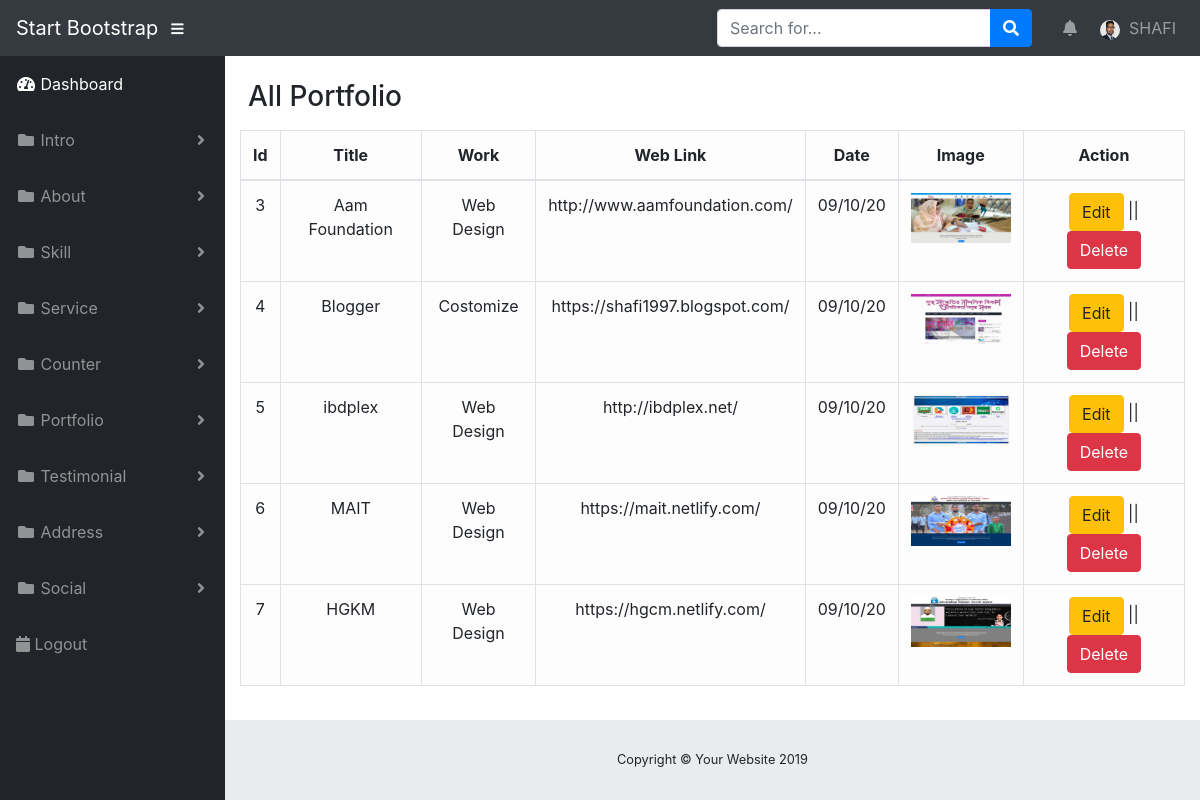
Screenshot of /admin/post_portfolio.php (signed in) with the database file from the repository.
### tables this page shows
CREATE TABLE `portfolio` (
  `id_portfolio` int(11) NOT NULL,
  `title_portfolio` varchar(50) NOT NULL,
  `work_portfolio` varchar(50) NOT NULL,
  `date_portfolio` date NOT NULL,
  `link_portfolio` varchar(50) NOT NULL,
  `image_portfolio` varchar(100) NOT NULL
);

### admin/view_all_portfolio.php (the view, shortened to what this page needs)
<table id="table_id" class="table table-light table-hover table-bordered">
    <thead class="text-center">
        <tr>
            <th>Id</th>
            <th>Title</th>
            <th>Work</th>
            <th>Web Link</th>
            <th>Date</th>
            <th>Image</th>
            <th>Action</th>
        </tr>
    </thead>
    <tbody class="text-center">
        <?php
        $query = "SELECT * FROM portfolio";
        $select_service = mysqli_query($cont, $query);
        while ($show = mysqli_fetch_array($select_service)) {
            $id_portfolio       = $show['id_portfolio'];
            $title_portfolio    = $show['title_portfolio'];
            $work_portfolio     = $show['work_portfolio'];
            $link_portfolio     = $show['link_portfolio'];
            $date_portfolio     = date('d/m/y');
            $image_portfolio    = $show['image_portfolio'];
        ?>
            <tr>
                <td><?php echo $id_portfolio; ?></td>
                <td><?php echo $title_portfolio; ?></td>
                <td><?php echo $work_portfolio; ?></td>
                <td><?php echo $link_portfolio; ?></td>
                <td><?php echo $date_portfolio; ?></td>
                <td><img src="../img/portfolio/<?php echo $image_portfolio; ?>" alt="" height="50" width="100"></td>
                <td><?php echo "<a class='btn btn-warning' href='post_portfolio.php?source=edit_portfolio&p_id={$id_portfolio}'>Edit</a>"; ?> || <?php echo "<a class='btn btn-danger delete_link' rel='$id_portfolio' href='javascript:void(0)'>Delete</a>"; ?></td>
            </tr>
        <?php } ?>
    </tbody>
</table>
</div>
</div>
</div>

### admin/includes/header.php (shortened to what this page needs)
<?php
$username = $_SESSION["username"];
?>
<!DOCTYPE html>
<html>
<head>
  <link href="vendor/bootstrap/css/bootstrap.min.css" rel="stylesheet">
  <link href="vendor/fontawesome-free/css/all.min.css" rel="stylesheet" type="text/css">
  <link href="vendor/datatables/dataTables.bootstrap4.css" rel="stylesheet">
  <link href="../lib/ionicons/css/ionicons.min.css" rel="stylesheet">
  <link href="css/sb-admin.css" rel="stylesheet">
  <link href="css/style.css" rel="stylesheet">
</head>
<body id="page-top">
  <nav class="navbar navbar-expand navbar-dark bg-dark static-top">
    <a class="navbar-brand mr-1" href="index.php">Start Bootstrap</a>
    <button class="btn btn-link btn-sm text-white order-1 order-sm-0" id="sidebarToggle" href="#">
      <i class="fas fa-bars"></i>
    </button>
    <form class="d-none d-md-inline-block form-inline ml-auto mr-0 mr-md-3 my-2 my-md-0">
      <div class="input-group">
        <input type="text" class="form-control" placeholder="Search for..." aria-label="Search" aria-describedby="basic-addon2">
        <div class="input-group-append">
          <button class="btn btn-primary" type="button">
            <i class="fas fa-search"></i>
          </button>
        </div>
      </div>
    </form>
    <ul class="navbar-nav ml-auto ml-md-0">
      <li class="nav-item dropdown no-arrow mx-1">
        <a class="nav-link dropdown-toggle" href="#" id="alertsDropdown" role="button" data-toggle="dropdown" aria-haspopup="true" aria-expanded="false">
          <i class="fas fa-bell fa-fw"></i>
        </a>
      </li>
      <li class="nav-item dropdown no-arrow">
        <a class="nav-link dropdown-toggle" href="#" id="userDropdown" role="button" data-toggle="dropdown" aria-haspopup="true" aria-expanded="false">
          <img class="admin_user_img" src="../img/about/admin_nav.jpg" alt="">&nbsp; <?php echo strtoupper($username); ?>
        </a>
      </li>
    </ul>
  </nav>
  <div id="wrapper">
    <ul class="sidebar navbar-nav">
      <li class="nav-item active">
        <a class="nav-link" href="index.php">
          <i class="fas fa-fw fa-tachometer-alt"></i>
          <span>Dashboard</span>
        </a>
      </li>
      <li class="nav-item dropdown">
        <a class="nav-link dropdown-toggle" href="#" id="intro" role="button" data-toggle="dropdown" aria-haspopup="true" aria-expanded="false">
          <i class="fas fa-fw fa-folder"></i>
          <span>Intro</span>
        </a>
      </li>
      <li class="nav-item dropdown">
        <a class="nav-link dropdown-toggle" href="#" id="about" role="button" data-toggle="dropdown" aria-haspopup="true" aria-expanded="false">
          <i class="fas fa-fw fa-folder"></i>
          <span>About</span>
        </a>
      </li>
      <li class="nav-item dropdown">
        <a class="nav-link dropdown-toggle" href="#" id="skill" role="button" data-toggle="dropdown" aria-haspopup="true" aria-expanded="false">
          <i class="fas fa-fw fa-folder"></i>
          <span>Skill</span>
        </a>
      </li>
      <li class="nav-item dropdown">
        <a class="nav-link dropdown-toggle" href="#" id="service" role="button" data-toggle="dropdown" aria-haspopup="true" aria-expanded="false">
          <i class="fas fa-fw fa-folder"></i>
          <span>Service</span>
        </a>
      </li>
      <li class="nav-item dropdown">
        <a class="nav-link dropdown-toggle" href="#" id="counter" role="button" data-toggle="dropdown" aria-haspopup="true" aria-expanded="false">
          <i class="fas fa-fw fa-folder"></i>
          <span>Counter</span>
        </a>
      </li>
      <li class="nav-item dropdown">
        <a class="nav-link dropdown-toggle" href="#" id="portfolio" role="button" data-toggle="dropdown" aria-haspopup="true" aria-expanded="false">
          <i class="fas fa-fw fa-folder"></i>
          <span>Portfolio</span>
        </a>
      </li>
      <li class="nav-item dropdown">
        <a class="nav-link dropdown-toggle" href="#" id="testimonial" role="button" data-toggle="dropdown" aria-haspopup="true" aria-expanded="false">
          <i class="fas fa-fw fa-folder"></i>
          <span>Testimonial</span>
        </a>
      </li>
      <li class="nav-item dropdown">
        <a class="nav-link dropdown-toggle" href="#" id="address" role="button" data-toggle="dropdown" aria-haspopup="true" aria-expanded="false">
          <i class="fas fa-fw fa-folder"></i>
          <span>Address</span>
        </a>
      </li>
      <li class="nav-item dropdown">
        <a class="nav-link dropdown-toggle" href="#" id="social" role="button" data-toggle="dropdown" aria-haspopup="true" aria-expanded="false">
          <i class="fas fa-fw fa-folder"></i>
          <span>Social</span>
        </a>
      </li>
      <li class="nav-item">
        <a href="logout.php" class="nav-link">
          <i class="nav-icon fa fa-calendar"></i>
          <span>Logout</span>
        </a>
      </li>
    </ul>
    <div id="content-wrapper">
      <div class="container-fluid">

### admin/post_portfolio.php (shortened to what this page needs)
<?php
include 'includes/header.php';
include '../includes/config.php';
?>
<h3 class="p-2">All Portfolio</h3>
<?php
if (isset($_GET['source'])) {
    $source = $_GET['source'];
} else {
    $source = '';
}
switch ($source) {
    default:
        include 'view_all_portfolio.php';
        break;
}
?>
<?php
include 'includes/footer.php';
?>

### admin/includes/footer.php (shortened to what this page needs)
<footer class="sticky-footer">
  <div class="container my-auto">
    <div class="copyright text-center my-auto">
      <span>Copyright © Your Website 2019</span>
    </div>
  </div>
</footer>
</body>
</html>

### admin/css/sb-admin.css (style rules this page uses)
html { position: relative; min-height: 100%; }
body { height: 100%; }
#wrapper { display: -webkit-box; display: -ms-flexbox; display: flex; }
#wrapper #content-wrapper { overflow-x: hidden; width: 100%; padding-top: 1rem; padding-bottom: 80px; }
.navbar-nav .nav-item.active .nav-link { color: #fff; }
.navbar-nav .nav-item.dropdown .dropdown-toggle::after { width: 1rem; text-align: center; float: right; vertical-align: 0; border: 0; font-weight: 900; content: '\f105'; font-family: 'Font Awesome 5 Free'; }
.navbar-nav .nav-item.dropdown.no-arrow .dropdown-toggle::after { display: none; }
.sidebar { width: 90px !important; background-color: #212529; min-height: calc(100vh - 56px); }
.sidebar .nav-item:last-child { margin-bottom: 1rem; }
.sidebar .nav-item .nav-link { text-align: center; padding: 0.75rem 1rem; width: 90px; }
.sidebar .nav-item .nav-link span { font-size: 0.65rem; display: block; }
.sidebar .nav-item.dropdown .dropdown-toggle::after { display: none; }
.sidebar .nav-item .nav-link { color: rgba(255, 255, 255, 0.5); }
@media (min-width: 768px) { .sidebar { width: 225px !important; } }
@media (min-width: 768px) { .sidebar .nav-item .nav-link { display: block; width: 100%; text-align: left; padding: 1rem; width: 225px; } }
@media (min-width: 768px) { .sidebar .nav-item .nav-link span { font-size: 1rem; display: inline; } }
@media (min-width: 768px) { .sidebar .nav-item.dropdown .dropdown-toggle::after { display: block; } }
:root { --input-padding-x: 0.75rem; --input-padding-y: 0.75rem; }
footer.sticky-footer { display: -webkit-box; display: -ms-flexbox; display: flex; position: absolute; right: 0; bottom: 0; width: calc(100% - 90px); height: 80px; background-color: #e9ecef; }
footer.sticky-footer .copyright { line-height: 1; font-size: 0.8rem; }
@media (min-width: 768px) { footer.sticky-footer { width: calc(100% - 225px); } }

### admin/css/style.css (style rules this page uses)
.nav-link .admin_user_img { height: 20px; width: 20px; border-radius: 100%; }

### rows the page displays
portfolio: id_portfolio "3", title_portfolio "Aam Foundation", work_portfolio "Web Design", link_portfolio "http://www.aamfoundation.com/", image_portfolio (picture)
portfolio: id_portfolio "4", title_portfolio "Blogger", work_portfolio "Costomize", link_portfolio "https://shafi1997.blogspot.com/", image_portfolio (picture)
portfolio: id_portfolio "5", title_portfolio "ibdplex", work_portfolio "Web Design", link_portfolio "http://ibdplex.net/", image_portfolio (picture)
portfolio: id_portfolio "6", title_portfolio "MAIT", work_portfolio "Web Design", link_portfolio "https://mait.netlify.com/", image_portfolio (picture)
portfolio: id_portfolio "7", title_portfolio "HGKM", work_portfolio "Web Design", link_portfolio "https://hgcm.netlify.com/", image_portfolio (picture)

### other values shown
$username "SHAFI"
